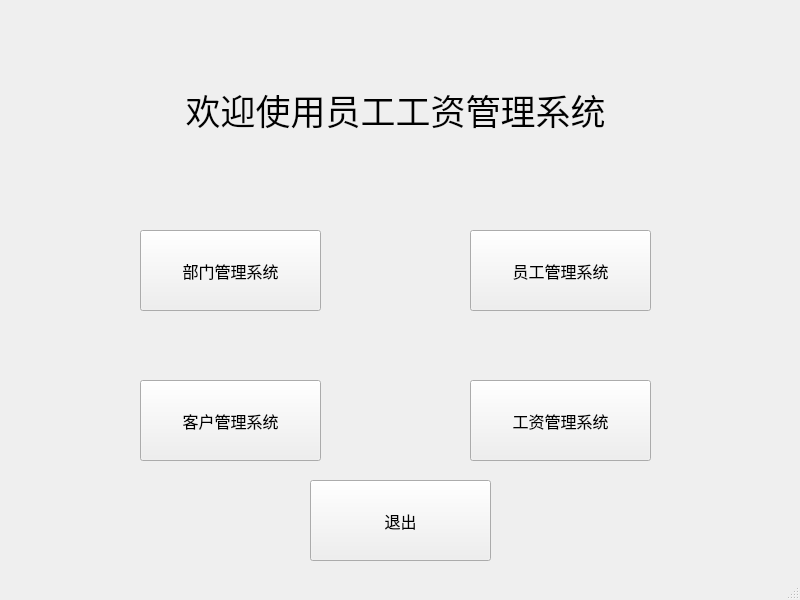
<?xml version="1.0" encoding="UTF-8"?>
<ui version="4.0">
 <class>mainWindow</class>
 <widget class="QMainWindow" name="mainWindow">
  <property name="geometry">
   <rect>
    <x>0</x>
    <y>0</y>
    <width>800</width>
    <height>600</height>
   </rect>
  </property>
  <property name="windowTitle">
   <string>员工工资管理系统</string>
  </property>
  <widget class="QWidget" name="centralwidget">
   <widget class="QPushButton" name="pushButton">
    <property name="geometry">
     <rect>
      <x>140</x>
      <y>230</y>
      <width>181</width>
      <height>81</height>
     </rect>
    </property>
    <property name="font">
     <font>
      <family>宋体</family>
      <pointsize>12</pointsize>
     </font>
    </property>
    <property name="text">
     <string>部门管理系统</string>
    </property>
   </widget>
   <widget class="QLabel" name="label">
    <property name="geometry">
     <rect>
      <x>130</x>
      <y>50</y>
      <width>531</width>
      <height>121</height>
     </rect>
    </property>
    <property name="font">
     <font>
      <family>宋体</family>
      <pointsize>26</pointsize>
     </font>
    </property>
    <property name="text">
     <string>&lt;html&gt;&lt;head/&gt;&lt;body&gt;&lt;p align=&quot;center&quot;&gt;欢迎使用员工工资管理系统&lt;/p&gt;&lt;/body&gt;&lt;/html&gt;</string>
    </property>
   </widget>
   <widget class="QPushButton" name="pushButton_2">
    <property name="geometry">
     <rect>
      <x>470</x>
      <y>230</y>
      <width>181</width>
      <height>81</height>
     </rect>
    </property>
    <property name="font">
     <font>
      <family>宋体</family>
      <pointsize>12</pointsize>
     </font>
    </property>
    <property name="text">
     <string>员工管理系统</string>
    </property>
   </widget>
   <widget class="QPushButton" name="pushButton_3">
    <property name="geometry">
     <rect>
      <x>140</x>
      <y>380</y>
      <width>181</width>
      <height>81</height>
     </rect>
    </property>
    <property name="font">
     <font>
      <family>宋体</family>
      <pointsize>12</pointsize>
     </font>
    </property>
    <property name="text">
     <string>客户管理系统</string>
    </property>
   </widget>
   <widget class="QPushButton" name="pushButton_4">
    <property name="geometry">
     <rect>
      <x>470</x>
      <y>380</y>
      <width>181</width>
      <height>81</height>
     </rect>
    </property>
    <property name="font">
     <font>
      <family>宋体</family>
      <pointsize>12</pointsize>
     </font>
    </property>
    <property name="text">
     <string>工资管理系统</string>
    </property>
   </widget>
   <widget class="QPushButton" name="pushButton_5">
    <property name="geometry">
     <rect>
      <x>310</x>
      <y>480</y>
      <width>181</width>
      <height>81</height>
     </rect>
    </property>
    <property name="font">
     <font>
      <family>宋体</family>
      <pointsize>12</pointsize>
     </font>
    </property>
    <property name="text">
     <string>退出</string>
    </property>
   </widget>
  </widget>
  <widget class="QStatusBar" name="statusbar"/>
 </widget>
 <resources/>
 <connections/>
</ui>
